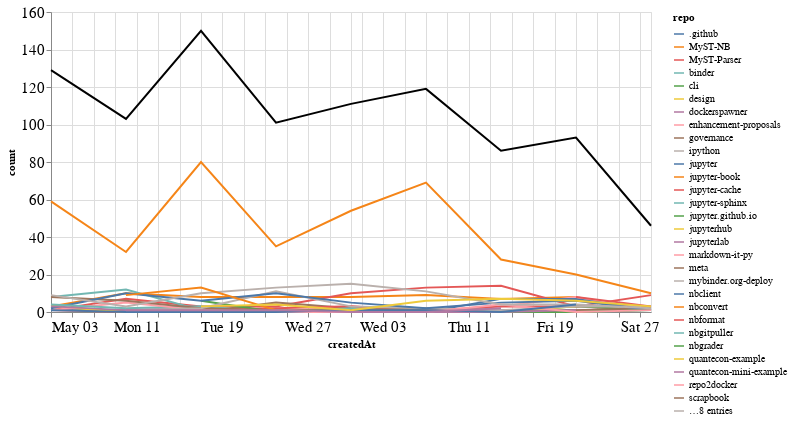

Source (notebook cell):
### Markdown cell above
## Comments

### Code cell
comments_time = comments.groupby('repo').resample('W', on='createdAt').count()['author'].reset_index()
comments_time = comments_time.rename(columns={'author': 'count'})
comments_time_total = comments_time.groupby('createdAt').agg({"count": "sum"}).reset_index()
ch1 = alt.Chart(comments_time, width=600).mark_line().encode(
    x='createdAt',
    y='count',
    color='repo',
    tooltip="repo"
)

ch2 = alt.Chart(comments_time_total, width=600).mark_line(color="black").encode(
    x='createdAt',
    y='count',
)

ch1 + ch2

### Figure 1 — Vega-Lite specification as saved in the notebook (floating-point values rounded to 4 significant figures; data arrays with more than 128 entries replaced by an {"elided": "..."} marker saying what was removed)
{"config": {"axisLeft": {"labelFontSize": 15}, "axisBottom": {"labelFontSize": 15}}, "layer": [{"data": {"name": "data-1dc0813ce9275cf0bf98601ff59adac6"}, "mark": "line", "encoding": {"color": {"type": "nominal", "field": "repo"}, "tooltip": {"type": "nominal", "field": "repo"}, "x": {"type": "temporal", "field": "createdAt"}, "y": {"type": "quantitative", "field": "count"}}, "width": 600}, {"data": {"name": "data-7a7dc0fb37a709705f6688e145f13e53"}, "mark": {"type": "line", "color": "black"}, "encoding": {"x": {"type": "temporal", "field": "createdAt"}, "y": {"type": "quantitative", "field": "count"}}, "width": 600}], "$schema": "https://vega.github.io/schema/vega-lite/v4.8.1.json", "datasets": {"data-1dc0813ce9275cf0bf98601ff59adac6": {"elided": "200 records"}, "data-7a7dc0fb37a709705f6688e145f13e53": [{"createdAt": "2020-05-03T00:00:00", "count": 129}, {"createdAt": "2020-05-10T00:00:00", "count": 103}, {"createdAt": "2020-05-17T00:00:00", "count": 150}, {"createdAt": "2020-05-24T00:00:00", "count": 101}, {"createdAt": "2020-05-31T00:00:00", "count": 111}, {"createdAt": "2020-06-07T00:00:00", "count": 119}, {"createdAt": "2020-06-14T00:00:00", "count": 86}, {"createdAt": "2020-06-21T00:00:00", "count": 93}, {"createdAt": "2020-06-28T00:00:00", "count": 46}]}}
